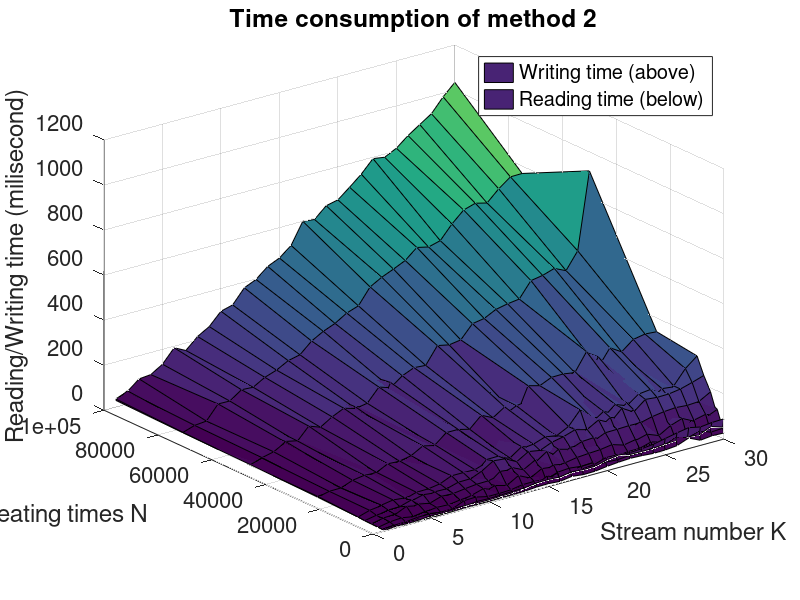

Write the MATLAB code that produced this figure.
load('30times1.mat', 'doubleArray');
fixedArray=doubleArray;
testinglength=[100,500,1000,2500,5000,7500,10000,25000,50000,75000,100000];
counter=1;

rearrangedResult=zeros(30,length(testinglength),2);
for idStream=1:30
    for idN=1:length(testinglength)
        rearrangedResult(idStream,idN,1)=fixedArray(1,counter);
        rearrangedResult(idStream,idN,2)=fixedArray(2,counter);
        counter=counter+1;
    end
    
end

writingTimes=rearrangedResult(:,:,1);
readingTimes=rearrangedResult(:,:,2);

[Xg,Yg]=meshgrid(1:30,testinglength);

surf(Xg,Yg,writingTimes');
hold on
surf(Xg,Yg,readingTimes');
%caxis([10 200])

xlabel('Stream number K'),ylabel('Repeating times N'),zlabel('Reading/Writing time (milisecond)');
legend("Writing time (above)","Reading time (below)")
title("Time consumption of method 2")
set(gca,'FontSize',16);

